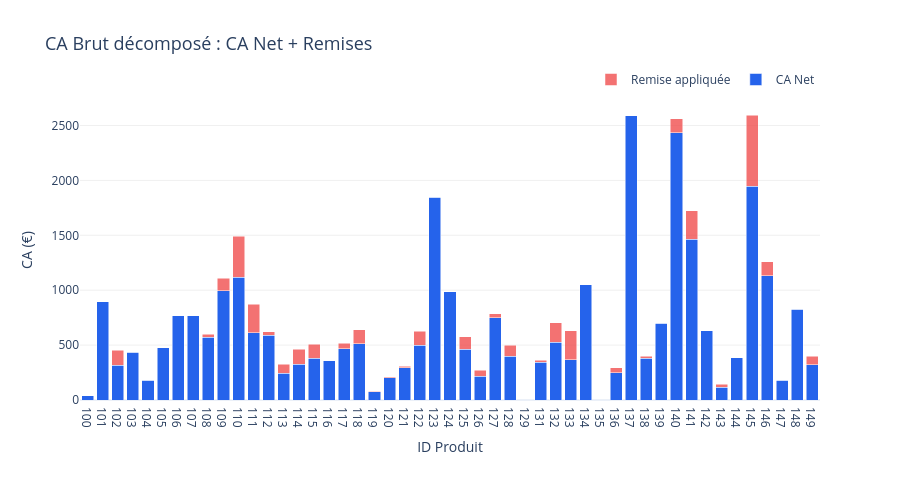

Notebook source saved alongside this figure:
### Markdown cell above
---
## 2 · CA Brut vs CA Net — impact des remises

### Code cell
fig = go.Figure()

fig.add_trace(go.Bar(
    name='CA Net',
    x=df['ID'], y=df['CA_Net'],
    marker_color='#2563eb',
    hovertemplate='<b>Produit %{x}</b><br>CA net : %{y:,.0f} €<extra></extra>'
))
fig.add_trace(go.Bar(
    name='Remise appliquée',
    x=df['ID'], y=df['remise_eur'],
    marker_color=ACCENT, opacity=0.75,
    hovertemplate='<b>Produit %{x}</b><br>Remise : %{y:,.0f} €<extra></extra>'
))

fig.update_layout(
    barmode='stack',
    title='CA Brut décomposé : CA Net + Remises',
    title_font_size=18,
    xaxis_title='ID Produit', yaxis_title='CA (€)',
    template=TEMPLATE, height=480,
    legend=dict(orientation='h', yanchor='bottom', y=1.02, xanchor='right', x=1),
    yaxis=dict(gridcolor='#f0f0f0')
)
fig.show()

### Figure 1 — Plotly figure (JSON) as saved in the notebook; plotly's stock layout.template omitted (floating-point values rounded to 4 significant figures)
{"data": [{"hovertemplate": "<b>Produit %{x}</b><br>CA net : %{y:,.0f} €<extra></extra>", "marker": {"color": "#2563eb"}, "name": "CA Net", "type": "bar", "x": ["100", "101", "102", "103", "104", "105", "106", "107", "108", "109", "110", "111", "112", "113", "114", "115", "116", "117", "118", "119", "120", "121", "122", "123", "124", "125", "126", "127", "128", "129", "131", "132", "133", "134", "135", "136", "137", "138", "139", "140", "141", "142", "143", "144", "145", "146", "147", "148", "149"], "y": [39.52, 894.9, 317.3, 434.1, 180.7, 474.5, 766.9, 765.5, 569.8, 996.9, 1119.0, 611.3, 590.6, 243.0, 325.2, 382.4, 356.4, 466.9, 512.2, 75.66, 203.3, 291.8, 499.1, 1849.0, 985.1, 462.5, 216.3, 748.2, 397.4, 0.0, 345.0, 526.3, 366.6, 1051.0, 0.0, 250.4, 2591.0, 379.7, 697.9, 2435.0, 1466.0, 628.6, 116.3, 384.7, 1947.0, 1132.0, 179.3, 825.5, 319.5]}, {"hovertemplate": "<b>Produit %{x}</b><br>Remise : %{y:,.0f} €<extra></extra>", "marker": {"color": "#ef4444"}, "name": "Remise appliquée", "opacity": 0.75, "type": "bar", "x": ["100", "101", "102", "103", "104", "105", "106", "107", "108", "109", "110", "111", "112", "113", "114", "115", "116", "117", "118", "119", "120", "121", "122", "123", "124", "125", "126", "127", "128", "129", "131", "132", "133", "134", "135", "136", "137", "138", "139", "140", "141", "142", "143", "144", "145", "146", "147", "148", "149"], "y": [0.0, 0.0, 136.0, 0.0, 0.0, 0.0, 0.0, 0.0, 29.99, 110.8, 373.1, 262.0, 31.08, 80.99, 139.4, 127.5, 0.0, 51.88, 128.1, 3.98, 10.7, 15.36, 124.8, 0.0, 0.0, 115.6, 54.07, 39.38, 99.36, 0.0, 18.16, 175.4, 265.4, 0.0, 0.0, 44.19, 0.0, 19.99, 0.0, 128.1, 258.8, 0.0, 29.07, 0.0, 648.9, 125.8, 0.0, 0.0, 79.88]}], "layout": {"barmode": "stack", "height": 480, "legend": {"orientation": "h", "x": 1, "xanchor": "right", "y": 1.02, "yanchor": "bottom"}, "title": {"font": {"size": 18}, "text": "CA Brut décomposé : CA Net + Remises"}, "xaxis": {"title": {"text": "ID Produit"}}, "yaxis": {"gridcolor": "#f0f0f0", "title": {"text": "CA (€)"}}}}
